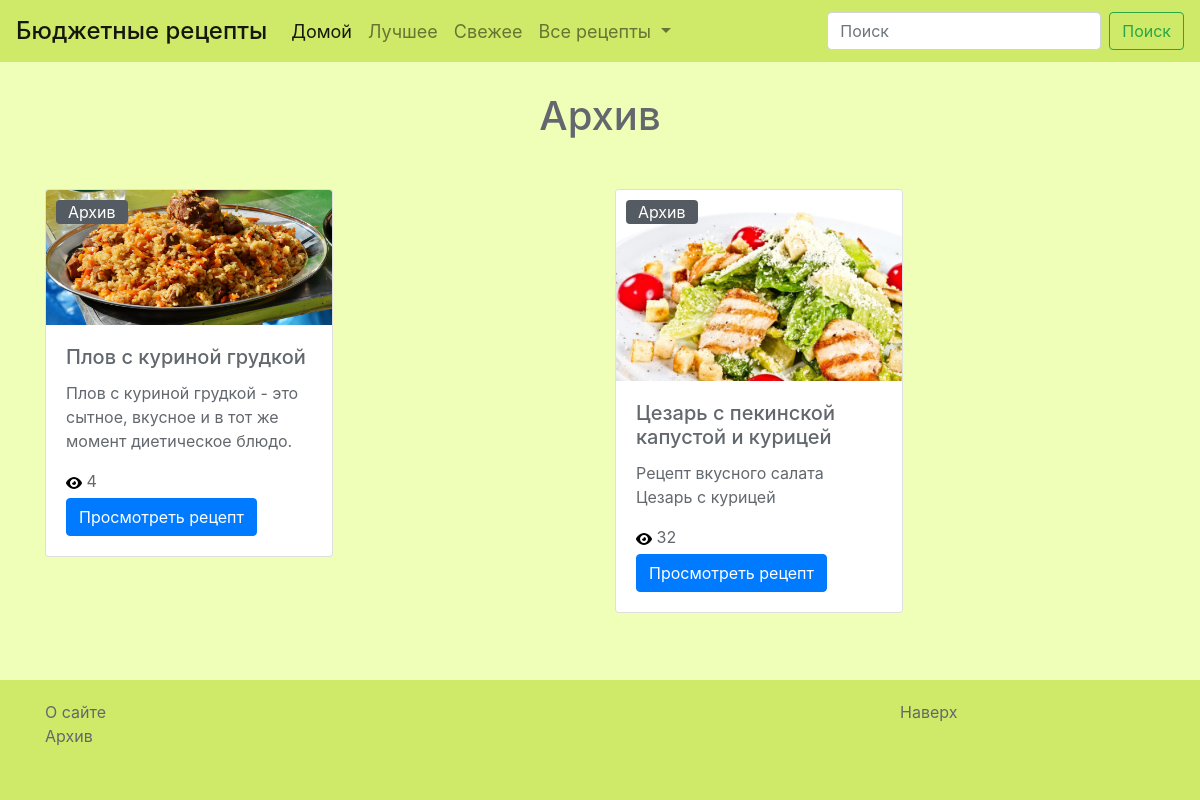
/recipes/archive/, run on an earlier commit of the app's database.
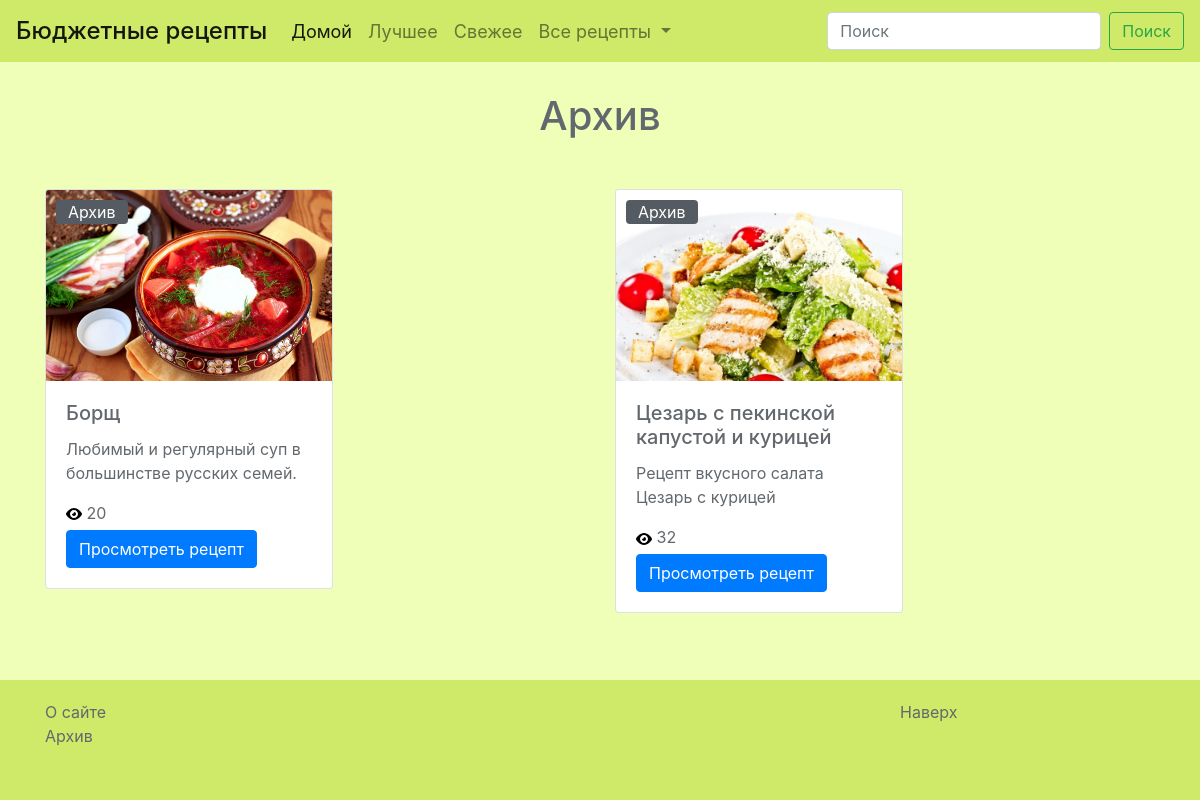
And on a later commit of the database.
### recipes/models.py (models this page shows, shortened)
class Recipe(models.Model):
    TAG_CHOICES = (('Горячее блюдо', 'Горячее блюдо'), ('Холодное блюдо', 'Холодное блюдо'), ('Салат', 'Салат'), ('Суп', 'Суп'), ('Выпечка', 'Выпечка'))
    STATUS_CHOICES = (('Свежее', 'Свежее'), ('Популярное', 'Популярное'), ('Лучшее', 'Лучшее'), ('Архив', 'Архив'))
    name = models.CharField(max_length=64, default=None)
    description = models.TextField(default=None, max_length=100, blank=True, null=True)
    ingredients = models.TextField(default=None)
    full_recipe = models.TextField(default=None)
    views_counter = models.IntegerField(default=None, blank=True, null=True)
    tag = models.CharField(max_length=64, choices=TAG_CHOICES, default=None)
    status = models.CharField(max_length=64, choices=STATUS_CHOICES, default=None, blank=True, null=True)
    image = models.ImageField(upload_to='recipes/images/', blank=True)
    created = models.DateTimeField(auto_now_add=True, auto_now=False)
    updated = models.DateTimeField(auto_now_add=False, auto_now=True)
    class Meta:
        verbose_name='Рецепт'
        verbose_name_plural='Рецепты'

### landing/views.py (the view)
# urls.py: url(r'^recipes/archive/$', views.archive, name = 'archive'),
def archive(request):
	recipes_arc = Recipe.objects.filter(status='Архив')
	return render(request, 'recipes/archive.html', locals())

### templates/recipes/archive.html (shortened to what this page needs)
{% extends 'base.html' %}
{% load staticfiles %}
    {% block content %}
        <div class='section section1'>
            <div class='container'>
                <div class='col-lg-12 header'>
                    <h1 class='text-center'>
                        Архив
                    </h1>
                </div>
                <div class='col-12'>
                </div>
                <div class='row'>
                    {% for recipe in recipes_arc %}
                        <div class='col'>
                            <div class="card" style="width: 18rem;">
                                <img class="card-img-top" src="{{ recipe.image.url }}">
                                <div class="card-body">
                                    <h5 class="card-title">{{ recipe.name }}</h5>
                                    <p class="card-text">{{ recipe.description }}</p>
                                    {% if recipe.status %}
                                        <span class='recipe-status archive'>{{ recipe.status }}</span>
                                    {% endif %}
                                    <img src='{% static "img/view.svg" %}'>
                                    <span class='recipe-views'> {{ recipe.views_counter }} </span><br>
                                    <a href="{% url 'recipe' recipe.id %}" class="btn btn-primary">Просмотреть рецепт</a>
                                </div>
                            </div>
                        </div>
                    {% endfor %}
                </div>
            </div>
        </div>
    {% endblock %}

What changed in the data, as far as the page shows it:
no longer on this page (row edited): Recipe: image (picture), name "Плов c куриной грудкой", description "Плов с куриной грудкой - это сытное, вкусное и в тот же момент диетическое блюдо.", status "Архив", views_counter "4"
now on this page (row edited): Recipe: image (picture), name "Борщ", description "Любимый и регулярный суп в большинстве русских семей.", status "Архив", views_counter "20"
